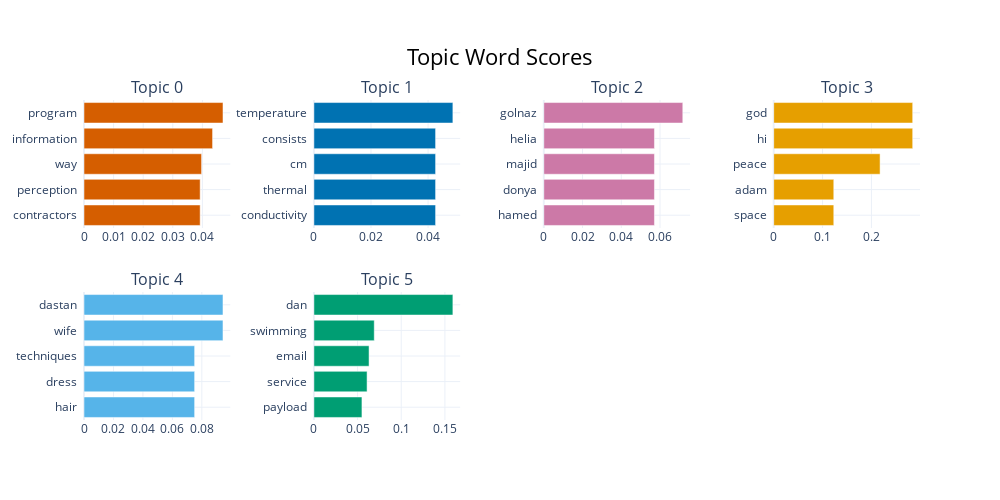

Notebook source saved alongside this figure:
### Code cell
topic_model.visualize_barchart(top_n_topics=10)

### Figure 1 — Plotly figure (JSON) as saved in the notebook; plotly's stock layout.template omitted (floating-point values rounded to 4 significant figures)
{"data": [{"marker": {"color": "#D55E00"}, "orientation": "h", "type": "bar", "x": [0.03925, 0.03925, 0.03973, 0.04344, 0.04696], "xaxis": "x", "y": ["contractors  ", "perception  ", "way  ", "information  ", "program  "], "yaxis": "y"}, {"marker": {"color": "#0072B2"}, "orientation": "h", "type": "bar", "x": [0.04263, 0.04263, 0.04263, 0.04263, 0.04869], "xaxis": "x2", "y": ["conductivity  ", "thermal  ", "cm  ", "consists  ", "temperature  "], "yaxis": "y2"}, {"marker": {"color": "#CC79A7"}, "orientation": "h", "type": "bar", "x": [0.05713, 0.05713, 0.05713, 0.05713, 0.07177], "xaxis": "x3", "y": ["hamed  ", "donya  ", "majid  ", "helia  ", "golnaz  "], "yaxis": "y3"}, {"marker": {"color": "#E69F00"}, "orientation": "h", "type": "bar", "x": [0.123, 0.123, 0.2178, 0.2845, 0.2845], "xaxis": "x4", "y": ["space  ", "adam  ", "peace  ", "hi  ", "god  "], "yaxis": "y4"}, {"marker": {"color": "#56B4E9"}, "orientation": "h", "type": "bar", "x": [0.07511, 0.07511, 0.07511, 0.09435, 0.09435], "xaxis": "x5", "y": ["hair  ", "dress  ", "techniques  ", "wife  ", "dastan  "], "yaxis": "y5"}, {"marker": {"color": "#009E73"}, "orientation": "h", "type": "bar", "x": [0.055, 0.06088, 0.06314, 0.0691, 0.1591], "xaxis": "x6", "y": ["payload  ", "service  ", "email  ", "swimming  ", "dan  "], "yaxis": "y6"}], "layout": {"annotations": [{"font": {"size": 16}, "showarrow": false, "text": "Topic 0", "x": 0.0875, "xanchor": "center", "xref": "paper", "y": 1, "yanchor": "bottom", "yref": "paper"}, {"font": {"size": 16}, "showarrow": false, "text": "Topic 1", "x": 0.3625, "xanchor": "center", "xref": "paper", "y": 1, "yanchor": "bottom", "yref": "paper"}, {"font": {"size": 16}, "showarrow": false, "text": "Topic 2", "x": 0.6375, "xanchor": "center", "xref": "paper", "y": 1, "yanchor": "bottom", "yref": "paper"}, {"font": {"size": 16}, "showarrow": false, "text": "Topic 3", "x": 0.9125, "xanchor": "center", "xref": "paper", "y": 1, "yanchor": "bottom", "yref": "paper"}, {"font": {"size": 16}, "showarrow": false, "text": "Topic 4", "x": 0.0875, "xanchor": "center", "xref": "paper", "y": 0.4, "yanchor": "bottom", "yref": "paper"}, {"font": {"size": 16}, "showarrow": false, "text": "Topic 5", "x": 0.3625, "xanchor": "center", "xref": "paper", "y": 0.4, "yanchor": "bottom", "yref": "paper"}], "height": 500, "hoverlabel": {"bgcolor": "white", "font": {"family": "Rockwell", "size": 16}}, "showlegend": false, "title": {"font": {"color": "Black", "size": 22}, "text": "Topic Word Scores", "x": 0.5, "xanchor": "center", "yanchor": "top"}, "width": 1000, "xaxis": {"anchor": "y", "autorange": true, "domain": [0, 0.175], "range": [0, 0.04943], "showgrid": true, "type": "linear"}, "xaxis2": {"anchor": "y2", "autorange": true, "domain": [0.275, 0.45], "range": [0, 0.05126], "showgrid": true, "type": "linear"}, "xaxis3": {"anchor": "y3", "autorange": true, "domain": [0.55, 0.725], "range": [0, 0.07554], "showgrid": true, "type": "linear"}, "xaxis4": {"anchor": "y4", "autorange": true, "domain": [0.825, 1], "range": [0, 0.2995], "showgrid": true, "type": "linear"}, "xaxis5": {"anchor": "y5", "autorange": true, "domain": [0, 0.175], "range": [0, 0.09932], "showgrid": true, "type": "linear"}, "xaxis6": {"anchor": "y6", "autorange": true, "domain": [0.275, 0.45], "range": [0, 0.1675], "showgrid": true, "type": "linear"}, "xaxis7": {"anchor": "y7", "domain": [0.55, 0.725], "showgrid": true}, "xaxis8": {"anchor": "y8", "domain": [0.825, 1], "showgrid": true}, "yaxis": {"anchor": "x", "autorange": true, "domain": [0.6, 1], "range": [-0.5, 4.5], "showgrid": true, "type": "category"}, "yaxis2": {"anchor": "x2", "autorange": true, "domain": [0.6, 1], "range": [-0.5, 4.5], "showgrid": true, "type": "category"}, "yaxis3": {"anchor": "x3", "autorange": true, "domain": [0.6, 1], "range": [-0.5, 4.5], "showgrid": true, "type": "category"}, "yaxis4": {"anchor": "x4", "autorange": true, "domain": [0.6, 1], "range": [-0.5, 4.5], "showgrid": true, "type": "category"}, "yaxis5": {"anchor": "x5", "autorange": true, "domain": [0, 0.4], "range": [-0.5, 4.5], "showgrid": true, "type": "category"}, "yaxis6": {"anchor": "x6", "autorange": true, "domain": [0, 0.4], "range": [-0.5, 4.5], "showgrid": true, "type": "category"}, "yaxis7": {"anchor": "x7", "domain": [0, 0.4], "showgrid": true}, "yaxis8": {"anchor": "x8", "domain": [0, 0.4], "showgrid": true}}}
